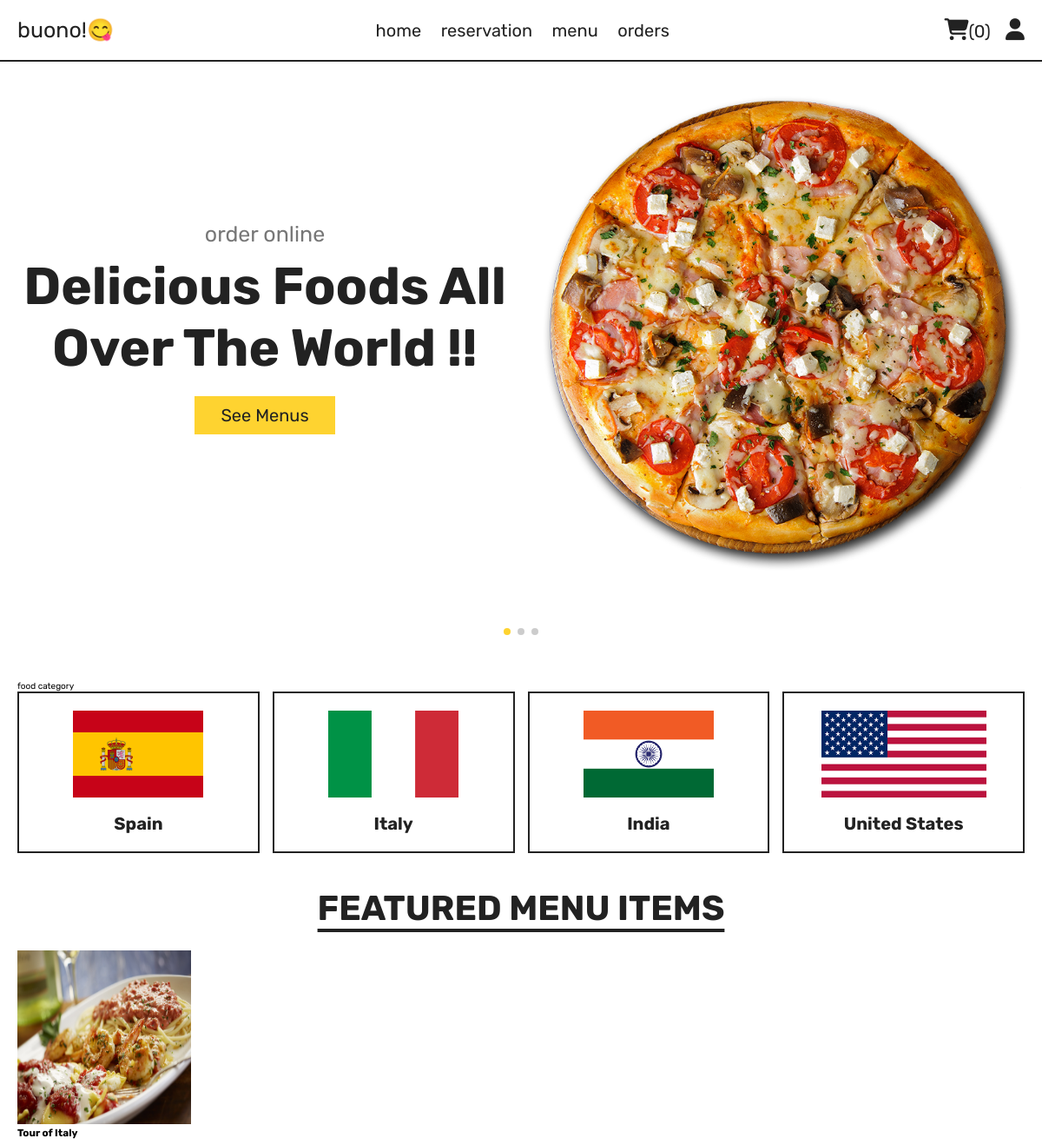
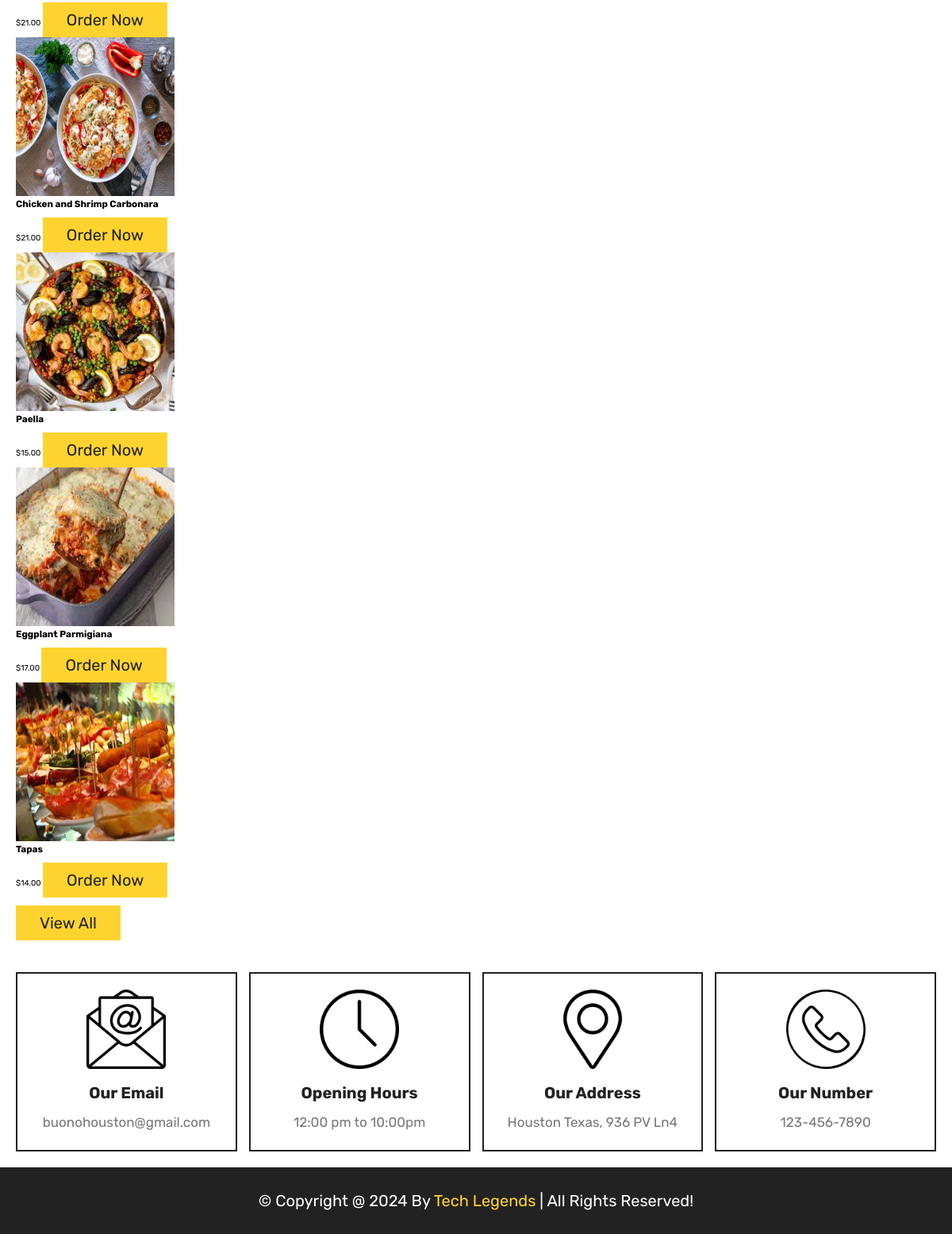
The app's page /home.php with its own data (2 pictures, top to bottom).
### tables this page shows
CREATE TABLE `menuitems` (
  `ID` int(11) NOT NULL,
  `DishName` varchar(30) NOT NULL,
  `Origin` varchar(30) NOT NULL,
  `Vegetarian` tinyint(1) NOT NULL,
  `Price` decimal(10,2) NOT NULL,
  `Image` varchar(15) NOT NULL
);

### home.php (the view, shortened to what this page needs)
<?php
include 'components/add_cart.php';
?>
<!DOCTYPE html>
<html lang="en">
<head>
   <link rel="stylesheet" href="https://unpkg.com/swiper@8/swiper-bundle.min.css" />
   <link rel="stylesheet" href="https://cdnjs.cloudflare.com/ajax/libs/font-awesome/6.1.1/css/all.min.css">
   <link rel="stylesheet" href="css/style.css">
</head>
<body>
<?php include 'components/user_header.php'; ?>
<section class="hero">
   <div class="swiper hero-slider">
      <div class="swiper-wrapper">
         <div class="swiper-slide slide">
            <div class="content">
               <span>order online</span>
               <h3>Delicious Foods All Over the World !!</h3>
               <a href="menu.html" class="btn">see menus</a>
            </div>
            <div class="image">
               <img src="FoodImages/home-img-1.png" alt="">
            </div>
         </div>
         <div class="swiper-slide slide">
            <div class="content">
               <span>order online</span>
               <h3>Cheesy Burger</h3>
               <a href="menu.html" class="btn">see menus</a>
            </div>
            <div class="image">
               <img src="FoodImages/home-img-2.png" alt="">
            </div>
         </div>
         <div class="swiper-slide slide">
            <div class="content">
               <span>order online</span>
               <h3>Roasted chicken</h3>
               <a href="menu.html" class="btn">see menus</a>
            </div>
            <div class="image">
               <img src="FoodImages/home-img-3.png" alt="">
            </div>
         </div>
      </div>
      <div class="swiper-pagination"></div>
   </div>
</section>
<section class="category"
     <h1 class="title">food category</h1>
   <div class="box-container">
      <a href="category.php?category=Spain" class="box">
         <img src="FoodImages/cat-1.png" alt="">
         <h3>Spain</h3>
      </a>
      <a href="category.php?category=Italy" class="box">
         <img src="FoodImages/cat-2.png" alt="">
         <h3>Italy</h3>
      </a>
      <a href="category.php?category=India" class="box">
         <img src="FoodImages/cat-3.png" alt="">
         <h3>India</h3>
      </a>
      <a href="category.php?category=United States" class="box">
         <img src="FoodImages/cat-4.png" alt="">
         <h3>United States</h3>
      </a>
   </div>
</section>
<section class="menu-items">
    <h1 class="title">Featured Menu Items</h1>
    <div class="box-container">
        <?php
        $select_menuitems = $conn->prepare("SELECT * FROM menuitems LIMIT 5");
        $select_menuitems->execute();
        if($select_menuitems->rowCount() > 0){
            while($fetch_menuitem = $select_menuitems->fetch(PDO::FETCH_ASSOC)){
        ?>
        <div class="box">
            <img src="FoodImages/<?= $fetch_menuitem['Image']; ?>" alt="<?= htmlspecialchars($fetch_menuitem['DishName']); ?>" width = "200" height = "200">
            <div class="content">
                <h3><?= htmlspecialchars($fetch_menuitem['DishName']); ?></h3>
                <span>$<?= number_format($fetch_menuitem['Price'], 2); ?></span>
                <a href="menu.php?item=<?= $fetch_menuitem['ID']; ?>" class="btn">Order Now</a>
            </div>
        </div>
        <?php
            }
        } else {
            echo '<p class="empty">No menu items found!</p>';
        }
        ?>
    </div>
	  <div class="more-btn">
      <a href="menu.php" class="btn">view all</a>
   </div>
</section>
<?php include 'components/footer.php'; ?>
</body>
</html>

### components/user_header.php (shortened to what this page needs)
<header class="header">
   <section class="flex">
      <a href="home.php" class="logo">buono!😋</a>
      <nav class="navbar">
         <a href="home.php">home</a>
         <a href="reservation.php">reservation</a>
         <a href="menu.php">menu</a>
         <a href="orders.php">orders</a>
      </nav>
      <div class="icons">
         <?php
            $count_cart_items = $conn->prepare("SELECT * FROM `cart` WHERE CustomerID = ?");
            $count_cart_items->execute([$user_id]);
            $total_cart_items = $count_cart_items->rowCount();
         ?>
         <a href="cart.php"><i class="fas fa-shopping-cart"></i><span>(<?= $total_cart_items; ?>)</span></a>
         <div id="user-btn" class="fas fa-user"></div>
      </div>
   </section>
</header>

### components/footer.php (shortened to what this page needs)
<footer class="footer">
   <section class="grid">
      <div class="box">
         <img src="FoodImages/email-icon.png" alt="">
         <h3>our email</h3>
         <a href="mailto:shaikhanas@gmail.com">buonohouston@gmail.com</a>
      </div>
      <div class="box">
         <img src="FoodImages/clock-icon.png" alt="">
         <h3>opening hours</h3>
         <p>12:00 pm to 10:00pm</p>
      </div>
      <div class="box">
         <img src="FoodImages/map-icon.png" alt="">
         <h3>our address</h3>
         <a href="#">Houston Texas, 936 PV Ln4</a>
      </div>
      <div class="box">
         <img src="FoodImages/phone-icon.png" alt="">
         <h3>our number</h3>
         <a href="tel:1234567890">123-456-7890</a>
      </div>
   </section>
   <div class="credit">&copy; copyright @ <?= date('Y'); ?> by <span>Tech Legends</span> | all rights reserved!</div>
</footer>

### css/style.css (style rules this page uses)
:root { --yellow:#fed330; --red:#e74c3c; --white:#fff; --black:#222; --light-color:#777; --border:.2rem solid var(--black); }
* { font-family: 'Rubik', sans-serif; margin:0; padding:0; box-sizing: border-box; outline: none; border: none; text-decoration: none; }
html { font-size: 62.5%; overflow-x: hidden; scroll-behavior: smooth; stop-opacity: 7rem; }
section { margin:0 auto; max-width: 1200px; padding:2rem; }
.title { text-align: center; margin-bottom: 2.5rem; font-size: 4rem; color:var(--black); text-transform: uppercase; text-decoration: underline; text-underline-offset: 1rem; }
.btn, .delete-btn { margin-top: 1rem; display: inline-block; font-size: 2rem; padding:1rem 3rem; cursor: pointer; text-transform: capitalize; transition: .2s linear; }
.btn { background-color: var(--yellow); color:var(--black); }
.header { position: sticky; top:0; left:0; right:0; z-index: 1000; background-color: var(--white); border-bottom: var(--border); }
.header .flex { display: flex; align-items: center; justify-content: space-between; position: relative; }
.header .flex .logo { font-size: 2.5rem; color:var(--black); }
.header .flex .navbar a { font-size: 2rem; color:var(--black); margin:0 1rem; }
.header .flex .icons > * { margin-left: 1.5rem; font-size: 2.5rem; color:var(--black); cursor: pointer; }
.header .flex .icons span { font-size: 2rem; }
.hero .slide { display: flex; align-items: center; flex-wrap: wrap-reverse; gap:2rem; margin-bottom: 4rem; }
.hero .slide .image { flex:1 1 40rem; }
.hero .slide .image img { width: 100%; }
.hero .slide .content { flex:1 1 40rem; text-align: center; }
.hero .slide .content span { font-size: 2.5rem; color:var(--light-color); }
.hero .slide .content h3 { margin:1rem 0; font-size: 6rem; color:var(--black); text-transform: capitalize; }
.category .box-container { display: grid; grid-template-columns: repeat(auto-fit, minmax(27rem, 1fr)); gap:1.5rem; align-items: flex-start; }
.category .box-container .box { border:var(--border); padding:2rem; text-align: center; }
.category .box-container .box img { width: 100%; height: 10rem; object-fit: contain; }
.category .box-container .box h3 { font-size: 2rem; margin-top: 1.5rem; color:var(--black); text-transform: capitalize; }
.footer .grid { display: grid; grid-template-columns: repeat(auto-fit, minmax(27rem, 1fr)); gap:1.5rem; align-items: flex-start; }
.footer .grid .box { border:var(--border); padding:2rem; text-align: center; }
.footer .grid .box img { height: 10rem; width: 100%; object-fit: contain; margin-bottom: .5rem; }
.footer .grid .box h3 { margin:1rem 0; font-size: 2rem; color:var(--black); text-transform: capitalize; }
.footer .grid .box p, .footer .grid .box a { display: block; font-size: 1.7rem; color:var(--light-color); line-height: 1.8; }
.credit { padding:3rem 2rem; text-align: center; background-color: var(--black); color:var(--white); font-size: 2rem; text-transform: capitalize; }
.credit span { color:var(--yellow); }

### records on screen
menuitems: Image (picture), DishName "Tour of Italy", Price "21.00"
menuitems: Image (picture), DishName "Chicken and Shrimp Carbonara", Price "21.00"
menuitems: Image (picture), DishName "Paella", Price "15.00"
menuitems: Image (picture), DishName "Eggplant Parmigiana", Price "17.00"
menuitems: Image (picture), DishName "Tapas", Price "14.00"

### other values on screen
$total_cart_items "0"
